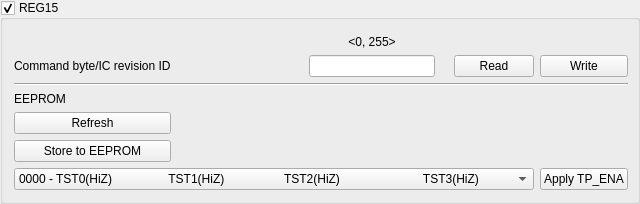
        <widget class="CustomControls::FoldingBox" name="grREG15">
         <property name="title">
          <string>REG15</string>
         </property>
         <property name="checkable">
          <bool>true</bool>
         </property>
         <layout class="QGridLayout" name="gridLayout_19">
          <property name="topMargin">
           <number>15</number>
          </property>
          <property name="rightMargin">
           <number>9</number>
          </property>
          <item row="4" column="0">
           <widget class="QPushButton" name="pbNM_RefreshEEPROM">
            <property name="text">
             <string>Refresh</string>
            </property>
           </widget>
          </item>
          <item row="1" column="3">
           <widget class="QLabel" name="label_129">
            <property name="text">
             <string/>
            </property>
           </widget>
          </item>
          <item row="1" column="5">
           <widget class="CustomControls::PushButton" name="pbNM_WriteREG15">
            <property name="text">
             <string>Write</string>
            </property>
           </widget>
          </item>
          <item row="1" column="4">
           <widget class="CustomControls::PushButton" name="pbNM_ReadREG15">
            <property name="text">
             <string>Read</string>
            </property>
           </widget>
          </item>
          <item row="3" column="0">
           <widget class="QLabel" name="label_125">
            <property name="text">
             <string>EEPROM</string>
            </property>
           </widget>
          </item>
          <item row="6" column="5">
           <widget class="CustomControls::PushButton" name="pbNM_ApplyTPENA">
            <property name="text">
             <string>Apply TP_ENA</string>
            </property>
           </widget>
          </item>
          <item row="6" column="0" colspan="5">
           <widget class="QComboBox" name="cmTPENA">
            <item>
             <property name="text">
              <string>0000 - TST0(HiZ)                 TST1(HiZ)                  TST2(HiZ)                         TST3(HiZ)</string>
             </property>
            </item>
            <item>
             <property name="text">
              <string>0001 - TST0(HiZ)                 TST1(HiZ)                  THRESHOLD[9:0]            ECHO_MAG[9:0]</string>
             </property>
            </item>
            <item>
             <property name="text">
              <string>0010 - TST0(HiZ)                 TST1(HiZ)                  ECHO_ENVELOPE            ECHO_MAG[9:0]</string>
             </property>
            </item>
            <item>
             <property name="text">
              <string>0011 - TST0(HiZ)                 TST1(HiZ)                  X                                         X</string>
             </property>
            </item>
            <item>
             <property name="text">
              <string>0100 - TST0(HiZ)                 TST1(HiZ)                  ECHO_DET                        ECHO_MAG[9:0]</string>
             </property>
            </item>
            <item>
             <property name="text">
              <string>0101 - TST0(HiZ)                 TST1(HiZ)                  X                                         X</string>
             </property>
            </item>
            <item>
             <property name="text">
              <string>0110 - TST0(HiZ)                 TST1(HiZ)                  GAIN[7:0]                          ECHO_MAG[9:0]</string>
             </property>
            </item>
            <item>
             <property name="text">
              <string>0111 - TST0(HiZ)                 TST1(HiZ)                  IO_RXD                              IO_DRV(in)</string>
             </property>
            </item>
            <item>
             <property name="text">
              <string>1000 - Analog RX                      '1'                          TST2(HiZ)                         TST3(HiZ)</string>
             </property>
            </item>
            <item>
             <property name="text">
              <string>1001 - Analog RX                      '1'                         THRESHOLD[9:0]              ECHO_MAG[9:0]</string>
             </property>
            </item>
            <item>
             <property name="text">
              <string>1010 - Analog RX                      '1'                         ECHO_ENVELOPE             ECHO_MAG[9:0]</string>
             </property>
            </item>
            <item>
             <property name="text">
              <string>1011 - Analog RX                      '1'                         X                                         X</string>
             </property>
            </item>
            <item>
             <property name="text">
              <string>1100 - Analog RX                      '1'                         ECHO_DET                        ECHO_MAG[9:0]</string>
             </property>
            </item>
            <item>
             <property name="text">
              <string>1101 - Analog RX                      '1'                         X                                         X</string>
             </property>
            </item>
            <item>
             <property name="text">
              <string>1110 - Analog RX                      '1'                         GAIN[7:0]                          ECHO_MAG[9:0]</string>
             </property>
            </item>
            <item>
             <property name="text">
              <string>1111 - Analog RX                      '1'                         IO_RXD                              IO_DRV(in)</string>
             </property>
            </item>
           </widget>
          </item>
          <item row="1" column="1">
           <spacer name="horizontalSpacer_11">
            <property name="orientation">
             <enum>Qt::Horizontal</enum>
            </property>
            <property name="sizeHint" stdset="0">
             <size>
              <width>40</width>
              <height>20</height>
             </size>
            </property>
           </spacer>
          </item>
          <item row="1" column="0">
           <widget class="QLabel" name="label_128">
            <property name="text">
             <string>Command byte/IC revision ID</string>
            </property>
           </widget>
          </item>
          <item row="2" column="0" colspan="6">
           <widget class="Line" name="line">
            <property name="orientation">
             <enum>Qt::Horizontal</enum>
            </property>
           </widget>
          </item>
          <item row="0" column="2">
           <widget class="QLabel" name="label_200">
            <property name="text">
             <string>&lt;0, 255&gt;</string>
            </property>
            <property name="alignment">
             <set>Qt::AlignCenter</set>
            </property>
           </widget>
          </item>
          <item row="1" column="2">
           <widget class="CustomControls::LineEdit" name="leR15_0_7"/>
          </item>
          <item row="5" column="0">
           <widget class="QPushButton" name="pbNM_StoreEEPROM">
            <property name="text">
             <string>Store to EEPROM</string>
            </property>
           </widget>
          </item>
         </layout>
        </widget>
